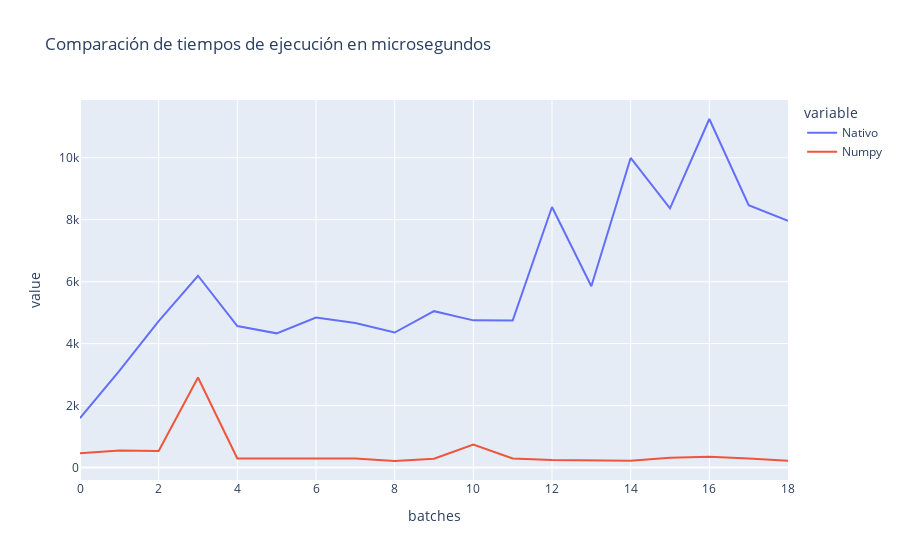

This figure's notebook cell:
### Markdown cell above
## 1.4 Comparación de Rendimiento [2 Puntos]

Creadas las funciones de la sección 1.3, de forma iterativa compare los diferentes batches de datos que contiene el diccionario `votes`. Para esto genere un gráfico utilizando plotly, donde se pueda observar las diferencias de tiempo que toma ejecutar las diferentes cantidades de datos. ¿es posible observar una diferencia? ¿a qué se deberá esto?.

Aplique el compilador **Numba** sobre las funciones 1.3 y compare el tiempo de ejecución con los obtenidos sin el compilador.

### Code cell
import time

import pandas as pd
import plotly.express as px

native_res = {}
numpy_res = {}

for key, batch in votes.items():
    t0 = time.perf_counter_ns()
    p_mean_and_std(batch)
    t1 = time.perf_counter_ns()
    native_res[key] = (t1 - t0) / 1000

    t0 = time.perf_counter_ns()
    p_mean_and_std_np(batch)
    t1 = time.perf_counter_ns()
    numpy_res[key] = (t1 - t0) / 1000

df = pd.DataFrame.from_dict({
    "batches": native_res.keys(), 
    "Nativo": native_res.values(), 
    "Numpy": numpy_res.values() 
})

fig = px.line(df, x='batches', y=["Nativo", "Numpy"], title="Comparación de tiempos de ejecución en microsegundos")
fig.show()

### Figure 1 — Plotly figure (JSON) as saved in the notebook; plotly's stock layout.template omitted (floating-point values rounded to 4 significant figures)
{"data": [{"hovertemplate": "variable=Nativo<br>batches=%{x}<br>value=%{y}<extra></extra>", "legendgroup": "Nativo", "line": {"color": "#636efa", "dash": "solid"}, "marker": {"symbol": "circle"}, "mode": "lines", "name": "Nativo", "orientation": "v", "showlegend": true, "type": "scatter", "x": [0, 1, 2, 3, 4, 5, 6, 7, 8, 9, 10, 11, 12, 13, 14, 15, 16, 17, 18], "xaxis": "x", "y": [1593.0, 3118.0, 4728.0, 6192.0, 4568.0, 4332.0, 4841.0, 4664.0, 4358.0, 5047.0, 4751.0, 4748.0, 8410.0, 5853.0, 9993.0, 8365.0, 11250.0, 8466.0, 7963.0], "yaxis": "y"}, {"hovertemplate": "variable=Numpy<br>batches=%{x}<br>value=%{y}<extra></extra>", "legendgroup": "Numpy", "line": {"color": "#EF553B", "dash": "solid"}, "marker": {"symbol": "circle"}, "mode": "lines", "name": "Numpy", "orientation": "v", "showlegend": true, "type": "scatter", "x": [0, 1, 2, 3, 4, 5, 6, 7, 8, 9, 10, 11, 12, 13, 14, 15, 16, 17, 18], "xaxis": "x", "y": [457.3, 546.1, 530.8, 2907.0, 295.0, 294.6, 289.8, 289.4, 210.5, 282.0, 739.2, 293.4, 243.7, 231.4, 219.8, 315.7, 346.6, 290.2, 215.9], "yaxis": "y"}], "layout": {"legend": {"title": {"text": "variable"}, "tracegroupgap": 0}, "title": {"text": "Comparación de tiempos de ejecución en microsegundos"}, "xaxis": {"anchor": "y", "domain": [0, 1], "title": {"text": "batches"}}, "yaxis": {"anchor": "x", "domain": [0, 1], "title": {"text": "value"}}}}
